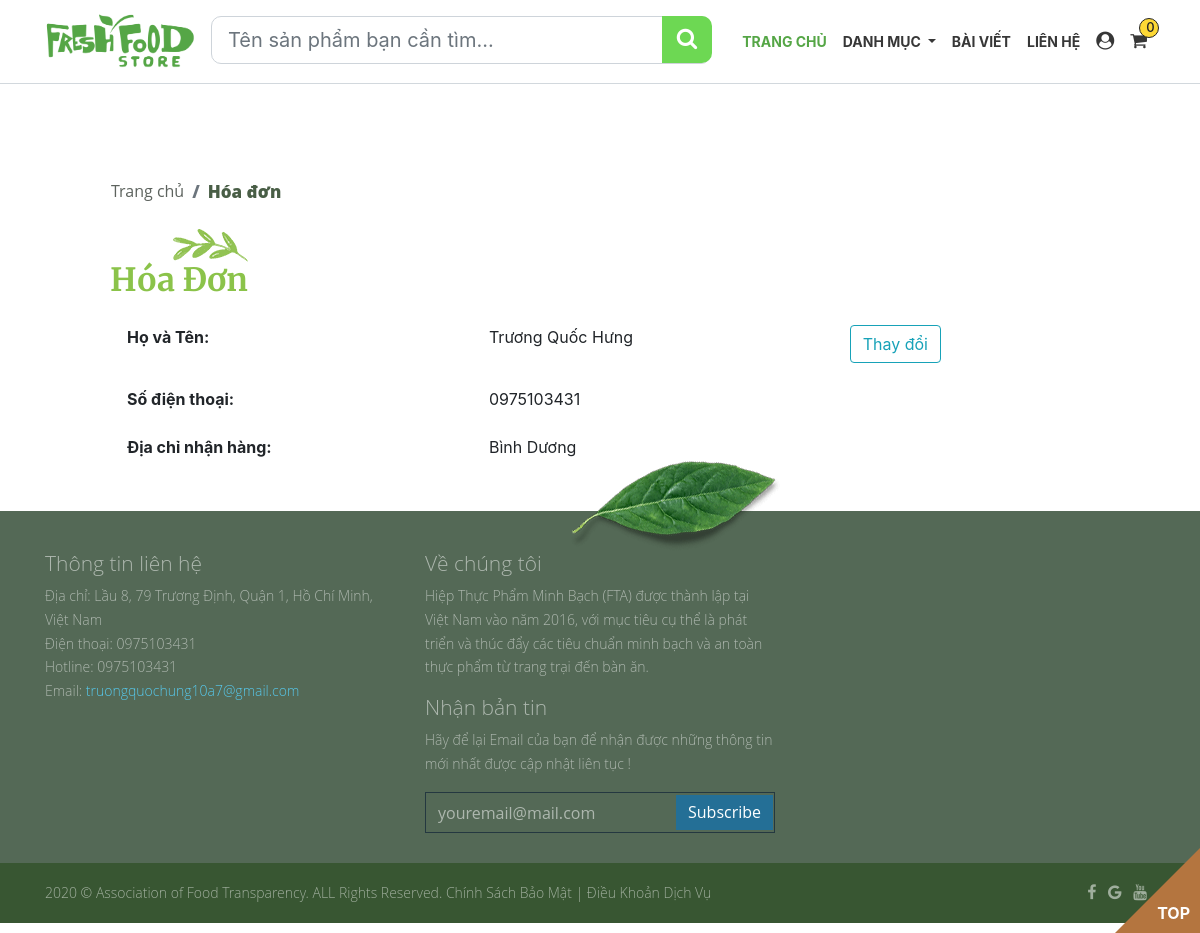
The app's page /order.php (signed in) with its own data.
### tables this page shows
CREATE TABLE `tbl_customer` (
  `id` int(11) NOT NULL,
  `name` varchar(200) NOT NULL,
  `address` varchar(200) NOT NULL,
  `phone` varchar(30) NOT NULL,
  `email` varchar(50) NOT NULL,
  `password` varchar(200) NOT NULL
);

### lib/database.php (called while the page is built, shortened)
<?php
Class Database{
   public $host   = DB_HOST;
   public $user   = DB_USER;
   public $pass   = DB_PASS;
   public $dbname = DB_NAME;
   public $link;
private function connectDB(){
   $this->link = new mysqli($this->host, $this->user, $this->pass,
    $this->dbname);
 }
public function select($query){
  $result = $this->link->query($query) or
   die($this->link->error.__LINE__);
  if($result->num_rows > 0){
    return $result;
  } else {
    return false;
  }
 }
}

### lib/session.php (called while the page is built, shortened)
<?php
class Session{
 public static function get($key){
    if (isset($_SESSION[$key])) {
     return $_SESSION[$key];
    } else {
     return false;
    }
 }
 }
 ?>

### admin/classes/customer.php (called while the page is built, shortened)
<?php
include_once $_SERVER['DOCUMENT_ROOT'].'/freshfoodstore/lib/database.php';
?>
<?php
 class customer
{
    private $db;
    public function __construct()
    {
        $this->db = new Database();
    }
    public function show_customer($id){
        $query = "SELECT * FROM tbl_customer WHERE id='$id' LIMIT 1";
        $result = $this->db->select($query);
        return $result;
    }
    }
?>

### order.php (the view, shortened to what this page needs)
<!DOCTYPE html>
<html>
<head>
    <?php
    include_once 'include/css.php'
    ?>
</head>
<body style="background-color: #fff">
    <?php
    include_once 'include/header.php'
    ?>
    <main>
        <form action="" method="POST">
            <div id="content" class="list-product container">
                <nav aria-label="breadcrumb">
                    <ol class="breadcrumb">
                        <li class="breadcrumb-item"><a href="index.html">Trang chủ</a></li>
                        <li class="breadcrumb-item active" aria-current="page">Hóa đơn</li>
                    </ol>
                </nav>
                <div class="the-title">
                    <h2>
                        Hóa đơn
                    </h2>
                    <img class="img-fluid" src="images/hinh-anh-trang-chu/logo-leaf.png" />
                </div>
                <div style="margin: -45px 70px 0 70px;">
                    <?php
            $id = Session::get('customer_id');
             $get_customer = $cs->show_customer($id);
              if($get_customer){
              while($result = $get_customer->fetch_assoc()){
              ?>
                    <table class="table table-borderless">
                        <tr>
                            <th scope="row">Họ và Tên: </th>
                            <td><?php echo $result['name']?></td>
                            <td> <a class="btn btn-outline-info" href="personal.php" style="text-decoration:none;">Thay
                                    đổi</a></td>
                        </tr>
                        <tr>
                            <th scope="row">Số điện thoại: </th>
                            <td colspan="2"><?php echo $result['phone']?></td>
                        </tr>
                        <tr>
                            <th scope="row">Địa chỉ nhận hàng: </th>
                            <td colspan="2"><?php echo $result['address']?></td>
                        </tr>
                    </table>
                    <?php
                }
            }
            ?>
        </div>
    </div>
    <?php
    include 'include/footer.php'
    ?>
    <a href="javascript:void(0);" class="back-to-top" style="display: block;"><span>Top</span></a>
</body>
</html>

### Content/style.css (style rules this page uses)
body { box-sizing: border-box; background-color: #F5F5F5; }
main { margin-bottom: 10px; }
.list-product { background-color: #fff; margin-top: 35px; }
.list-product .breadcrumb { background-color: #fff; margin: 0 0 20px 50px; padding-top: 60px; }
.list-product .breadcrumb a { color: #5d635e; font-family: 'Open Sans'; font-size: 16px; }
.list-product .breadcrumb .active { color: #495e46; font-family: 'Open Sans'; font-size: 17px; font-weight: 800; }
.list-product .the-title { color: #8BC34A; margin: 25px 0 50px 65px; position: relative; display: inline-block; }
.list-product .the-title h2 { font-family: Merriweather; font-weight: 700; text-transform: capitalize; }
.list-product .the-title img { padding: 0; position: absolute; top: -70%; right: 0; }
.back-to-top { border-bottom: 85px solid #b4753f; border-left: 85px solid rgba(0, 0, 0, 0); border-top: 0 solid rgba(0, 0, 0, 0); height: 0; width: 0; bottom: 0; position: fixed; right: 0; z-index: 9; display: none; transition: all 0.3s ease-in-out 0s; }
.back-to-top span { bottom: 8px; display: block; color: #ffffff; position: fixed; font-weight: bold; text-transform: uppercase; right: 10px; transition: all 0.3s ease-in-out 0s; }

### records on screen
tbl_customer: name "Trương Quốc Hưng", phone "0975103431", address "Bình Dương"
